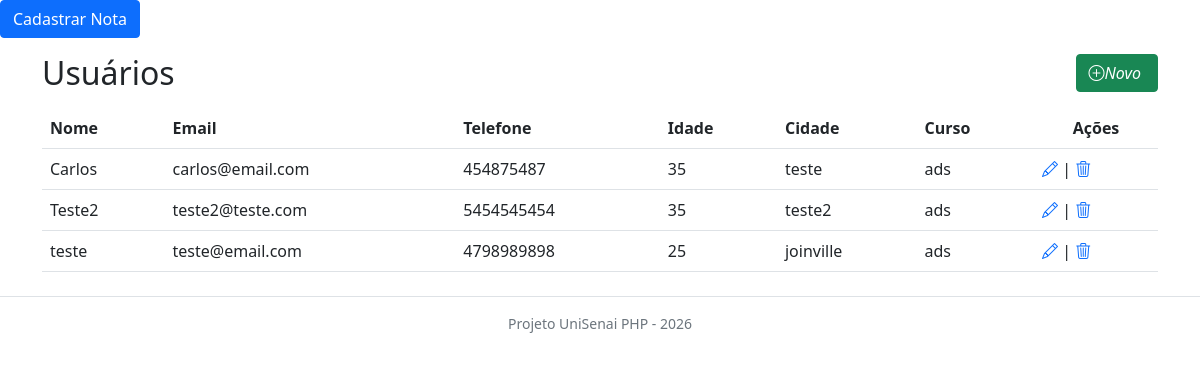
The page / on the database its author committed.
### tables this page shows
CREATE TABLE `usuars` (
  `id` INT(11) NOT NULL AUTO_INCREMENT,
  `nome` VARCHAR(150) NOT NULL,
  `email` VARCHAR(100) NOT NULL,
  `telefone` VARCHAR(20) NOT NULL,
  `idade` INT(11) NOT NULL,
  `cidade` VARCHAR(100) NOT NULL,
  `curso` VARCHAR(100) NOT NULL,
  PRIMARY KEY (`id`)
);

### index.php (the view, shortened to what this page needs)
<?php
include 'conexao.php';
include 'includes/header.php';
?>
<div class="d-flex align-items-center justify-content-between mb-3">
<h2 class="mb-0">Usuários</h2>
  <a href="form.php" class="btn btn-success">
  <i class="bi bi-plus-circle me-1">Novo</i>
  </a>
</div>
<table class="table table-hover">
  <tr>
    <th>Nome</th>
    <th>Email</th>
    <th>Telefone</th>
    <th>Idade</th>
    <th>Cidade</th>
    <th>Curso</th>
    <th class="text-center">Ações</th>
  </tr>
<?php
$res = mysqli_query($conn, "SELECT * FROM usuars");
while ($r = mysqli_fetch_assoc($res)){
  echo "<tr>
    <td>{$r['nome']}</td>
    <td>{$r['email']}</td>
    <td>{$r['telefone']}</td>
    <td>{$r['idade']}</td>
    <td>{$r['cidade']}</td>
    <td>{$r['curso']}</td>
    <td>
      <a href='editar.php?id={$r['id']}'><i class='bi bi-pencil'></i></a> |
      <a href='deletar.php?id={$r['id']}' onclick='return confirm(\"Tem certeza que deseja excluir?\")'><i class='bi bi-trash3'></i></a>
    </td>
  </tr>";
}
?>
</table>
<?php include 'includes/footer.php' ?>

### includes/header.php (shortened to what this page needs)
<!DOCTYPE html>
<html lang="en">
<head>
     <link href="https://cdn.jsdelivr.net/npm/bootstrap@5.0.2/dist/css/bootstrap.min.css" rel="stylesheet">
     <link rel="stylesheet" href="https://cdn.jsdelivr.net/npm/bootstrap-icons@1.13.1/font/bootstrap-icons.min.css">
  <a href="notas_form.php" class="btn btn-primary mb-3">Cadastrar Nota</a>
</head>
<body>
    <div class="container">

### includes/footer.php (shortened to what this page needs)
  </div>
<footer class="border-top bg-white py-3 mt-4">
    <div class="container text-center text-muted small">
        Projeto UniSenai PHP - <?php echo date('Y'); ?>
    </div>
</footer>
</body>
</html>

### rows shown on the page
usuars: nome "Carlos", email "carlos@email.com", telefone "454875487", idade "35", cidade "teste", curso "ads"
usuars: nome "Teste2", email "teste2@teste.com", telefone "5454545454", idade "35", cidade "teste2", curso "ads"
usuars: nome "teste", email "teste@email.com", telefone "4798989898", idade "25", cidade "joinville", curso "ads"
